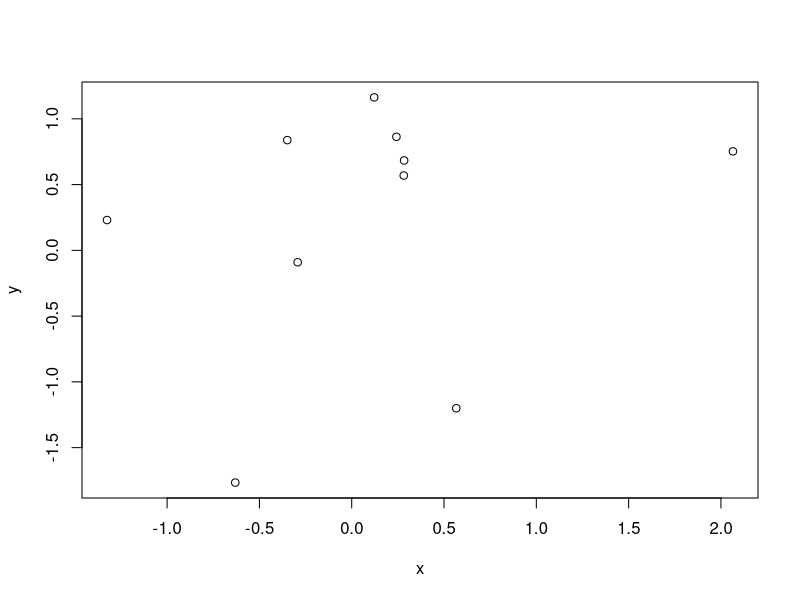
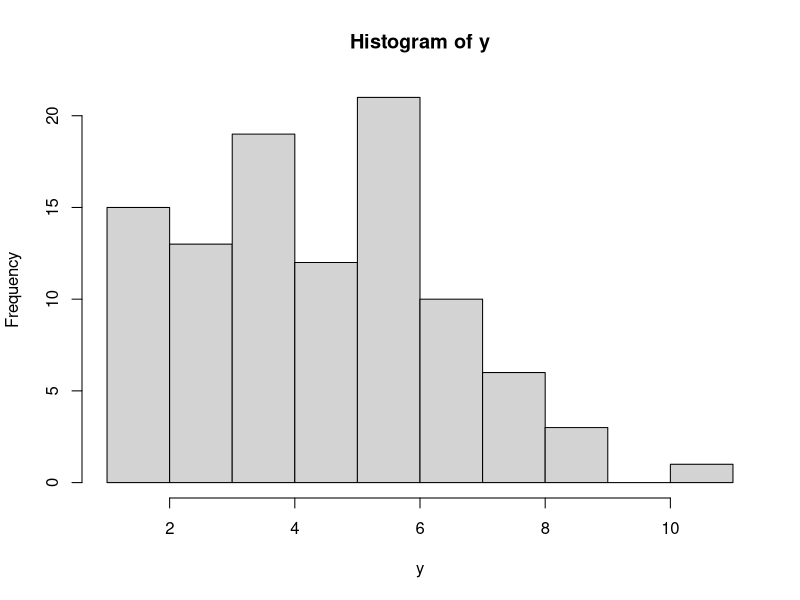
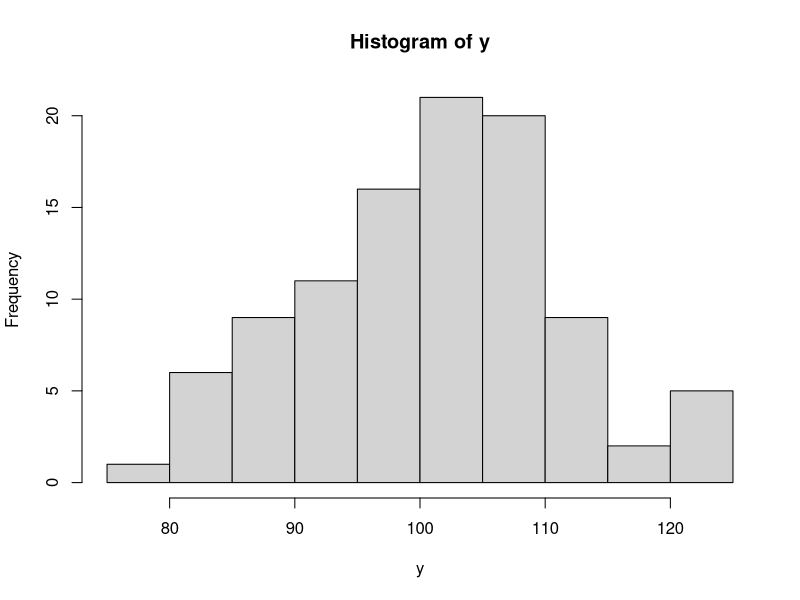

These figures' R source, in order: (Note: this script raises an error after producing the figures.)
## ---- chunk 1
knitr::opts_chunk$set(comment = "")
library(knitr)
local({
  hook_error = knit_hooks$get('error')
  knit_hooks$set(error = function(x, options) {
    x = strwrap(x)
    hook_error(x, options)
  })
})
## ---- chunk 2
rnorm(5)
## ---- chunk 3
rnorm(n = 5, mean = 0, sd = 1)
## ---- chunk 4
set.seed(16)
rnorm(n = 5, mean = 0, sd = 1)
## ---- chunk 5
set.seed(16)
rnorm(n = 5, mean = 0, sd = 1)
## ---- chunk 6
rnorm(n = 5, mean = 0, sd = 2)
## ---- chunk 7
rnorm(n = 5, mean = 50, sd = 20)
## ---- chunk 8
rnorm(n = 10, mean = c(0, 5, 20), sd = 1)
## ---- chunk 9
rnorm(n = 10, mean = c(0, 5, 20), sd = c(1, 5, 20) )
## ---- chunk 10
rnorm(n = c(2, 10, 10), mean = c(0, 5, 20), sd = c(1, 5, 20) )
## ---- chunk 11
x = rnorm(n = 10, mean = 0, sd = 1)
y = rnorm(n = 10, mean = 0, sd = 1)
plot(y ~ x)
## ---- chunk 12
runif(n = 5, min = 0, max = 1)
## ---- chunk 13
runif(n = 5, min = 50, max = 100)
## ---- chunk 14
set.seed(16)
y = rnorm(n = 100, mean = 0, sd = 1)
x1 = runif(n = 100, min = 1, max = 2)
head(x1)
## ---- chunk 15
x2 = runif(n = 100, min = 200, max = 300)
head(x2)
## ---- chunk 16
lm(y ~ x1 + x2)
## ---- chunk 17
rpois(n = 5, lambda = 2.5)
## ---- chunk 18
y = rpois(100, lambda = 5)
## ---- chunk 19
summary(y)
## ---- chunk 20
hist(y)
## ---- chunk 21
y = rpois(100, lambda = 100)
summary(y)
## ---- chunk 22
hist(y)
## ---- chunk 23
letters[1:2]
## ---- chunk 24
LETTERS[10:26]
## ---- chunk 25
rep(letters[1:2], each = 3)
## ---- chunk 26
rep(letters[1:2], times = 3)
## ---- chunk 27
rep(letters[1:2], length.out = 5)
## ---- chunk 28
rep(letters[1:2], times = c(2, 4) )
## ---- chunk 29
rep(letters[1:2], each = 2, times = 3)
## ---- chunk 30
rep(letters[1:2], each = 2, length.out = 7)
## ---- chunk 31
group = rep(letters[1:2], each = 3)
response = rnorm(n = 6, mean = 0, sd = 1)
data.frame(group,
           response)
## ---- chunk 32
data.frame(group = rep(letters[1:2], each = 3),
           response = rnorm(n = 6, mean = 0, sd = 1) )
## ---- chunk 33
LETTERS[3:5]
## ---- chunk 34
rep(letters[1:2], each = 3)
## ---- chunk 35
rep(LETTERS[3:5], each = 2)
## ---- chunk 36
data.frame(group = rep(letters[1:2], each = 3),
           factor = rep(LETTERS[3:5], times = 2),
           response = rnorm(n = 6, mean = 0, sd = 1) )
## ---- chunk 37
response = rnorm(n = 6, mean = c(5, 10), sd = 1)
response
## ---- chunk 38
group = rep(letters[1:2], length.out = 6)
group
## ---- chunk 39
data.frame(group,
            response)
## ---- chunk 40
rep(LETTERS[3:4], each = 10)
## ---- chunk 41
data.frame(group = rep(LETTERS[3:4], each = 10),
           x = runif(n = 20, min = 10, max = 15),
           y = runif(n = 20, min = 100, max = 150))
## ---- chunk 42
data.frame(group = rep(LETTERS[3:4], each = 10),
           x = runif(n = 15, min = 10, max = 15),
           y = runif(n = 15, min = 100, max = 150))
## ---- chunk 43
data.frame(group = rep(LETTERS[3:4], each = 10),
           x = runif(n = 10, min = 10, max = 15),
           y = runif(n = 10, min = 100, max = 150))
## ---- chunk 44
set.seed(16)
replicate(n = 3, 
          expr = rnorm(n = 5, mean = 0, sd = 1), 
          simplify = FALSE )
## ---- chunk 45
set.seed(16)
replicate(n = 3, 
          expr = rnorm(n = 5, mean = 0, sd = 1) )
## ---- chunk 46
set.seed(16)
list1 = list() # Make an empty list to save output in
for (i in 1:3) { # Indicate number of iterations with "i"
    list1[[i]] = rnorm(n = 5, mean = 0, sd = 1) # Save output in list for each iteration
}
list1
## ---- chunk 47
data.frame(group = rep(letters[1:2], each = 3),
                     response = rnorm(n = 6, mean = 0, sd = 1) )
## ---- chunk 48
simlist = replicate(n = 3, 
          expr = data.frame(group = rep(letters[1:2], each = 3),
                     response = rnorm(n = 6, mean = 0, sd = 1) ),
          simplify = FALSE)
## ---- chunk 49
str(simlist)
## ---- chunk 50
simlist[[1]]
